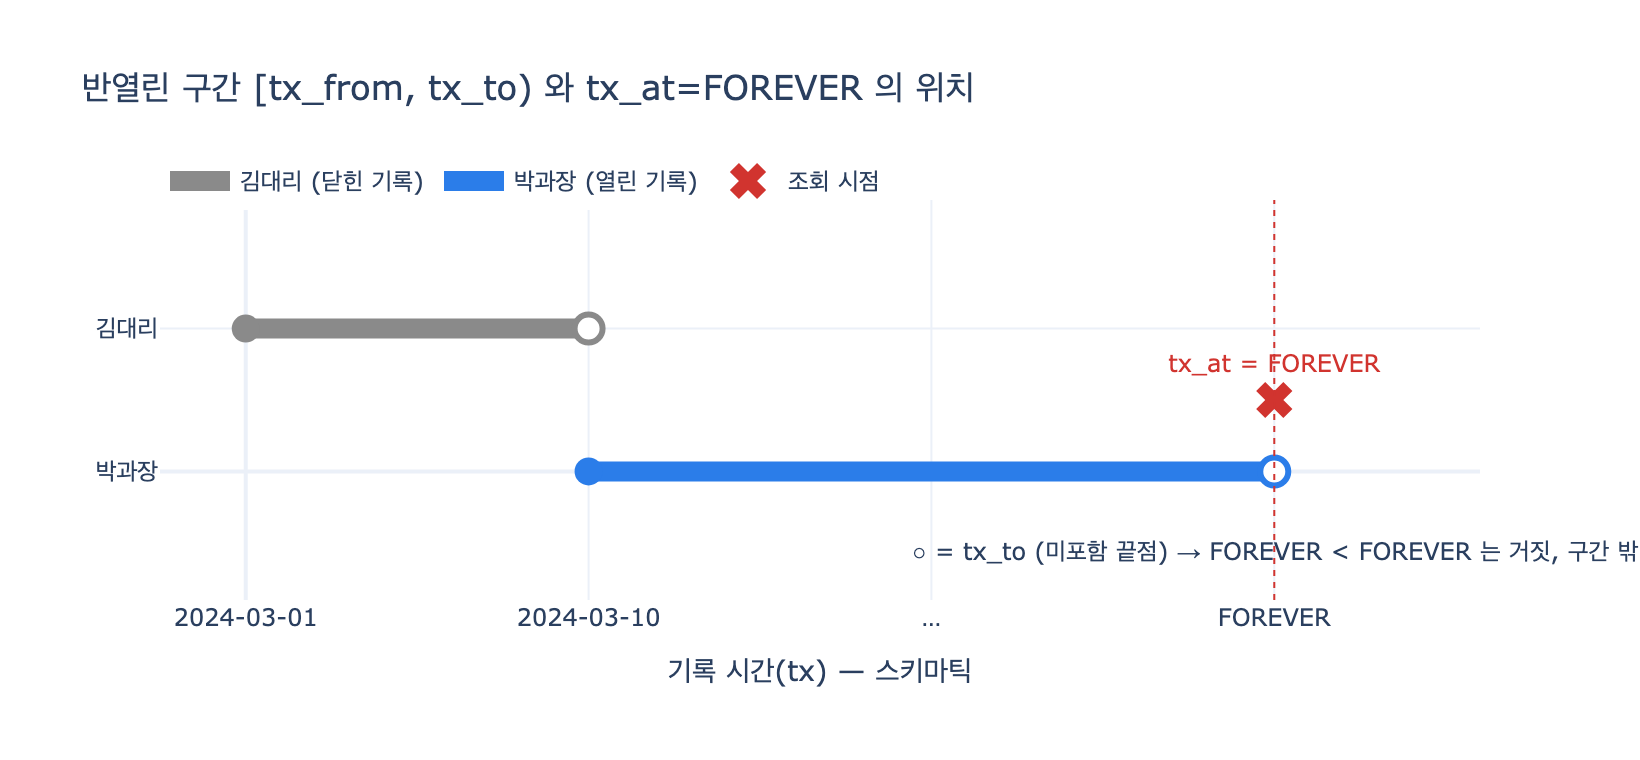

This chart was generated by the following Python code:
# %% [markdown]
# # FOREVER 센티널 부등호 함정 — `query()`에서 한 시간 헤맨 이유
#
# 이중 시간(bi-temporal) 저장소는 각 사실(fact)에 **기록 시간 구간**을 붙인다.
# 아직 정정·갱신되지 않은 "열린" 기록은 `tx_to = FOREVER`(= 9999-12-31)로 표시한다.
#
# 기록 시간 필터는 반열린 구간으로 검사한다:
#
# $$tx\_from \le tx\_at < tx\_to$$
#
# 함정: "지금 아는 대로"를 조회하려고 `tx_at = FOREVER`를 넣으면,
# 열린 기록의 `tx_to`도 FOREVER라서 $FOREVER < FOREVER$ 가 **거짓**이 되고,
# 정작 살아 있는 기록이 전부 걸러진다.

# %%
# 필요 패키지: plotly, kaleido (시각화 셀에서만 사용. 나머지는 표준 라이브러리)
from datetime import date

FOREVER = date(9999, 12, 31)


def _show(fig):
    try:
        from IPython import get_ipython
        if get_ipython() is not None:  # VSCode 셀/Jupyter에서만 렌더링
            fig.show()
    except ImportError:
        pass


# 미니 저장소: (s, p)에 대한 사실 두 건.
# 첫 기록은 3/10에 정정되어 닫혔고(tx_to=3/10), 정정본은 아직 열려 있다(tx_to=FOREVER).
facts = [
    {"value": "김대리", "tx_from": date(2024, 3, 1), "tx_to": date(2024, 3, 10)},
    {"value": "박과장", "tx_from": date(2024, 3, 10), "tx_to": FOREVER},
]

# %% [markdown]
# ## 1. 함정 재현 — `tx_at=FOREVER`를 부등호에 그대로 태우면

# %%
def query_naive(facts, tx_at):
    """'지금'을 FOREVER로 표현해 부등호 하나로 처리하려는 (틀린) 시도."""
    return [f for f in facts if f["tx_from"] <= tx_at < f["tx_to"]]


print("tx_at=FOREVER →", query_naive(facts, FOREVER))
# 출력: tx_at=FOREVER → []
#   과거 기록은 tx_to=3/10이라 당연히 탈락하고,
#   살아 있는 기록마저 FOREVER < FOREVER 가 거짓이라 탈락 → 결과가 텅 빈다.

# %% [markdown]
# ## 2. 왜 그런가 — 경계값 비교를 직접 확인
#
# 반열린 구간 $[tx\_from,\ tx\_to)$ 은 오른쪽 끝점을 **포함하지 않는다**.
# `tx_at`이 정확히 그 끝점(FOREVER)에 놓이면 구간 밖이다.

# %%
print("FOREVER <  FOREVER :", FOREVER < FOREVER)
print("FOREVER <= FOREVER :", FOREVER <= FOREVER)
open_rec = facts[1]
print("tx_from <= FOREVER :", open_rec["tx_from"] <= FOREVER)   # 왼쪽 조건은 참인데
print("FOREVER <  tx_to   :", FOREVER < open_rec["tx_to"])      # 오른쪽 조건이 거짓
# 출력: FOREVER <  FOREVER : False
# 출력: FOREVER <= FOREVER : True
# 출력: tx_from <= FOREVER : True
# 출력: FOREVER <  tx_to   : False

# %% [markdown]
# ## 3. 고치기 — "지금"은 값이 아니라 `None` 센티널로
#
# 저자의 해법: `tx_at=None`이면 부등호를 아예 타지 않고
# **아직 안 닫힌 기록**(`tx_to == FOREVER`)만 동등 비교로 고른다.
# `tx_at`에 실제 날짜가 오면 그때만 반열린 구간 비교를 쓴다.

# %%
def query_fixed(facts, tx_at=None):
    out = []
    for f in facts:
        if tx_at is None:
            if f["tx_to"] != FOREVER:      # 이미 정정·갱신된 기록은 뺀다
                continue
        elif not (f["tx_from"] <= tx_at < f["tx_to"]):
            continue
        out.append(f)
    return out


print("tx_at=None(지금)      →", [f["value"] for f in query_fixed(facts)])
print("tx_at=2024-03-05(과거) →", [f["value"] for f in query_fixed(facts, date(2024, 3, 5))])
print("tx_at=2024-03-20      →", [f["value"] for f in query_fixed(facts, date(2024, 3, 20))])
# 출력: tx_at=None(지금)      → ['박과장']
# 출력: tx_at=2024-03-05(과거) → ['김대리']
# 출력: tx_at=2024-03-20      → ['박과장']
#   '지금'은 열린 기록만, 과거 시점은 그 시점에 알고 있던 기록이 잡힌다.

# %% [markdown]
# ## 4. 시각화 — `tx_at=FOREVER`는 정확히 "포함 안 되는 끝점" 위에 선다
#
# 반열린 구간 $[tx\_from,\ FOREVER)$ 을 수직선으로 그리면,
# `tx_at=FOREVER`는 열린 끝점(○) 바로 위에 놓여 구간 밖으로 판정된다.

# %%
import plotly.graph_objects as go

# 개념도라서 축은 일부러 스키마틱한 숫자 축을 쓴다 (9999년을 날짜축에 그리면 다 뭉개짐)
X = {"2024-03-01": 0, "2024-03-10": 2, "…": 4, "FOREVER": 6}

fig = go.Figure()

rows = [
    ("김대리 (닫힌 기록)", X["2024-03-01"], X["2024-03-10"], "#8a8a8a"),
    ("박과장 (열린 기록)", X["2024-03-10"], X["FOREVER"], "#2b7de9"),
]
for i, (name, x0, x1, color) in enumerate(rows):
    y = 1 - i
    fig.add_trace(go.Scatter(x=[x0, x1], y=[y, y], mode="lines",
                             line=dict(color=color, width=10), name=name))
    fig.add_trace(go.Scatter(x=[x0], y=[y], mode="markers", showlegend=False,
                             marker=dict(color=color, size=14, symbol="circle")))
    # 반열린 구간의 오른쪽 끝: 포함 안 됨 → 속 빈 원
    fig.add_trace(go.Scatter(x=[x1], y=[y], mode="markers", showlegend=False,
                             marker=dict(color="white", size=14, symbol="circle",
                                         line=dict(color=color, width=3))))

# tx_at = FOREVER 조회 지점: 열린 끝점과 정확히 같은 자리
fig.add_trace(go.Scatter(x=[X["FOREVER"]], y=[0.5], mode="markers+text",
                         marker=dict(color="#d1342f", size=16, symbol="x"),
                         text=["tx_at = FOREVER"], textposition="top center",
                         textfont=dict(color="#d1342f"), name="조회 시점"))
fig.add_vline(x=X["FOREVER"], line=dict(color="#d1342f", dash="dot", width=1))

fig.add_annotation(x=X["FOREVER"], y=-0.55, showarrow=False, font=dict(size=12),
                   text="○ = tx_to (미포함 끝점) → FOREVER < FOREVER 는 거짓, 구간 밖")

fig.update_xaxes(tickvals=list(X.values()), ticktext=list(X.keys()),
                 title="기록 시간(tx) — 스키마틱", range=[-0.5, 7.2])
fig.update_yaxes(tickvals=[1, 0], ticktext=["김대리", "박과장"], range=[-0.9, 1.9])
fig.update_layout(title="반열린 구간 [tx_from, tx_to) 와 tx_at=FOREVER 의 위치",
                  width=820, height=380, template="plotly_white",
                  legend=dict(orientation="h", y=1.12))

_show(fig)
import os
fig.write_image(os.path.join(os.path.dirname(os.path.abspath(__file__))
                             if "__file__" in globals() else ".", "expy.png"), scale=2)
# 출력: (같은 폴더에 expy.png 저장)

# %% [markdown]
# ## 정리
#
# - FOREVER는 **저장용 센티널**(열린 구간의 표시)이지, **조회용 시점 값**이 아니다.
# - 반열린 구간 $tx\_from \le tx\_at < tx\_to$ 에 `tx_at=FOREVER`를 넣으면
#   열린 기록에서 $FOREVER < FOREVER$ 가 거짓 → 아무것도 안 걸린다.
# - "지금 아는 대로"는 `tx_at=None`으로 받아서 `tx_to == FOREVER` 동등 비교로 처리한다.
